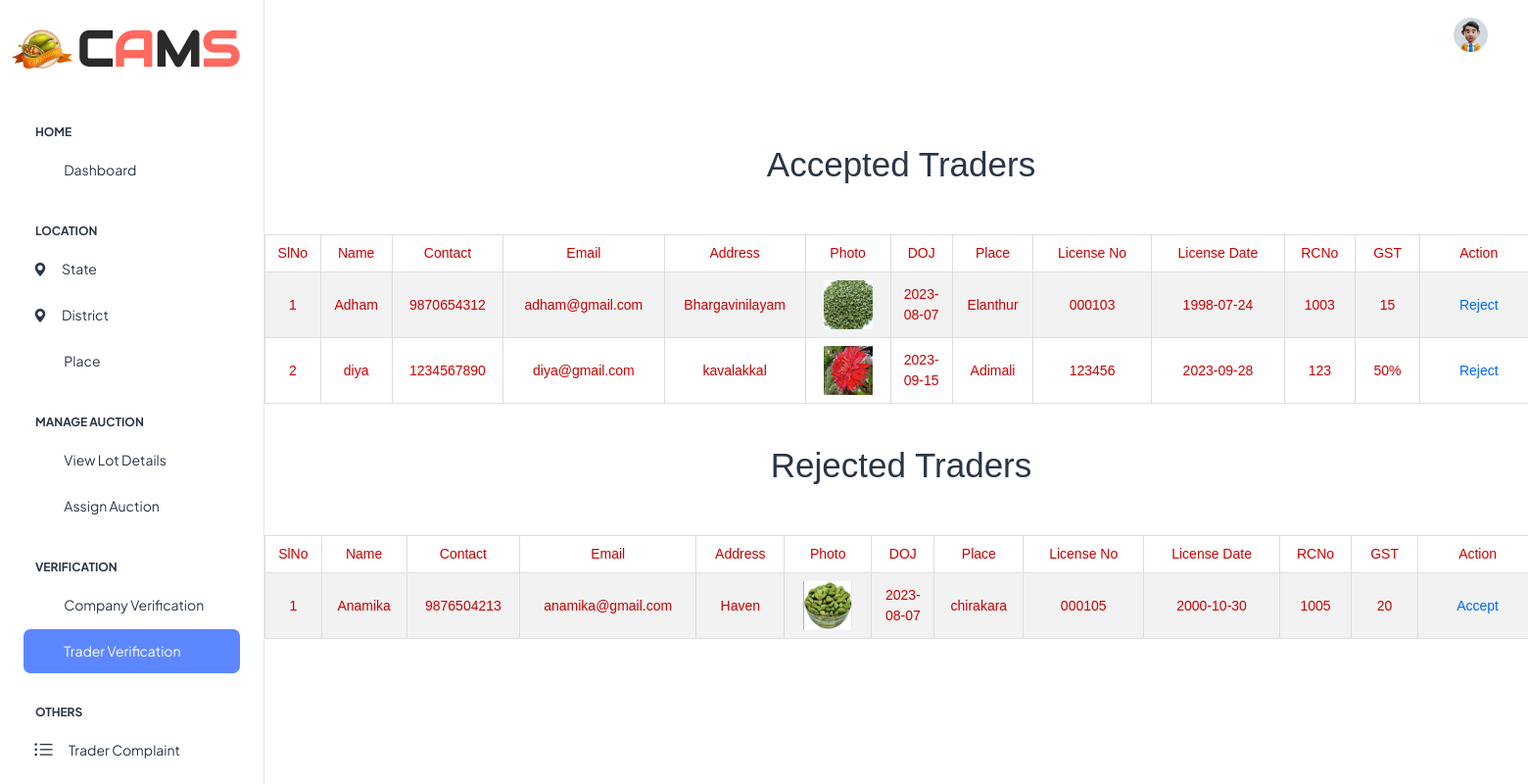
/PROJECT/Admin/TraderVerification.php, run on the app's committed database.
### tables this page shows
CREATE TABLE `tbl_trader` (
  `trader_id` int(11) NOT NULL,
  `trader_name` varchar(50) NOT NULL,
  `trader_contact` varchar(10) NOT NULL,
  `trader_email` varchar(50) NOT NULL,
  `trader_password` varchar(20) NOT NULL,
  `trader_address` varchar(50) NOT NULL,
  `trader_photo` varchar(150) NOT NULL,
  `trader_v_status` varchar(50) NOT NULL DEFAULT '0',
  `trader_doj` varchar(50) NOT NULL,
  `place_id` int(11) NOT NULL,
  `trader_licenseno` varchar(50) NOT NULL,
  `trader_license_date` varchar(50) NOT NULL,
  `trader_rc` varchar(30) NOT NULL,
  `trader_gst` varchar(30) NOT NULL
);

CREATE TABLE `tbl_place` (
  `place_id` int(11) NOT NULL,
  `place_name` varchar(50) NOT NULL,
  `place_pincode` varchar(10) NOT NULL,
  `district_id` int(11) NOT NULL
);

### PROJECT/Admin/TraderVerification.php (the view, shortened to what this page needs)
<?php
include("../Assets/Connection/Connection.php");
	?>
<!DOCTYPE html PUBLIC "-//W3C//DTD XHTML 1.0 Transitional//EN" "http://www.w3.org/TR/xhtml1/DTD/xhtml1-transitional.dtd">
<html xmlns="http://www.w3.org/1999/xhtml">
<head>
</head>
<body>
<?php
include("Head.php");
?>
<div id="tab">
<br/><br/><br/><br/><br/>
<br/><br/>
<?php
$i=0;
$selQry="select * from tbl_trader t inner join tbl_place p on t.place_id=p.place_id where t.trader_v_status = 1";
$result=$conn->query($selQry);
if($result->num_rows>0)
{
?>
<h1 align="center">Accepted Traders</h1>
<br/><br/>
<table width="1300" align="center" border="1">
  <tr>
    <td width="47">SlNo</td>
    <td width="55">Name</td>
    <td width="70">Contact</td>
    <td width="49">Email</td>
    <td width="74">Address</td>
    <td width="73">Photo</td>
    <td width="43">DOJ</td>
    <td width="49">Place</td>
    <td width="101">License No</td>
    <td width="114">License Date</td>
    <td width="60">RCNo</td>
    <td width="56">GST</td>
    <td width="100">Action</td>
  </tr>
  <?php
  while($row=$result->fetch_assoc())
  {
  $i++;
  ?>
  <tr>
    <td><?php echo $i ?></td>
    <td><?php echo $row['trader_name'] ?></td>
    <td><?php echo $row['trader_contact'] ?></td>
    <td><?php echo $row['trader_email'] ?></td>
    <td><?php echo $row['trader_address'] ?></td>
    <td><img src="../Assets/Files/Traderphoto/<?php echo $row['trader_photo'] ?>" height="50px" width="50px" /></td>
    <td><?php echo $row['trader_doj'] ?></td>
    <td><?php echo $row['place_name'] ?></td>
    <td><?php echo $row['trader_licenseno'] ?></td>
    <td><?php echo $row['trader_license_date'] ?></td>
    <td><?php echo $row['trader_rc'] ?></td>
    <td><?php echo $row['trader_gst'] ?></td>
    <td><a href="TraderVerification.php?rid=<?php echo $row['trader_id'] ?>">Reject</a></td>
  </tr>
  <?php
  }
  ?>
</table>
<?php
}
?>
<br/><br/>
<?php
$i=0;
$selQry="select * from tbl_trader t inner join tbl_place p on t.place_id=p.place_id where t.trader_v_status  = 2 ";
$result=$conn->query($selQry);
if($result->num_rows>0)
{
?>
<h1 align="center">Rejected Traders</h1>
<br/><br/>
<table width="1300" align="center" border="1">
  <tr>
    <td width="47">SlNo</td>
    <td width="55">Name</td>
    <td width="70">Contact</td>
    <td width="49">Email</td>
    <td width="74">Address</td>
    <td width="73">Photo</td>
    <td width="43">DOJ</td>
    <td width="49">Place</td>
    <td width="101">License No</td>
    <td width="114">License Date</td>
    <td width="60">RCNo</td>
    <td width="56">GST</td>
    <td width="100">Action</td>
  </tr>
  <?php
  while($row=$result->fetch_assoc())
  {
  $i++;
  ?>
  <tr>
    <td><?php echo $i ?></td>
    <td><?php echo $row['trader_name'] ?></td>
    <td><?php echo $row['trader_contact'] ?></td>
    <td><?php echo $row['trader_email'] ?></td>
    <td><?php echo $row['trader_address'] ?></td>
    <td><img src="../Assets/Files/Traderphoto/<?php echo $row['trader_photo'] ?>" height="50px" width="50px" /></td>
    <td><?php echo $row['trader_doj'] ?></td>
    <td><?php echo $row['place_name'] ?></td>
    <td><?php echo $row['trader_licenseno'] ?></td>
    <td><?php echo $row['trader_license_date'] ?></td>
    <td><?php echo $row['trader_rc'] ?></td>
    <td><?php echo $row['trader_gst'] ?></td>
    <td><a href="TraderVerification.php?aid=<?php echo $row['trader_id'] ?>">Accept</a></td>
  </tr>
  <?php
  }
  ?>
</table>
<?php
}
include("Foot.php");
?>
</body>
</html>

### PROJECT/Assets/Template/form.css (style rules this page uses)
#tab { font-family: 'Trebuchet MS', Arial, Helvetica, sans-serif; border-collapse: collapse; width: 100%; display: grid; }
#tab td, #tab th { border: 1px solid #ddd; padding: 8px; color: #c00; text-align: center; }
#tab a { color: #06f; }
#tab tr:nth-child(even) { background-color: #f2f2f2; }

### data on the page
tbl_trader: trader_name "Adham", trader_contact "9870654312", trader_email "adham@gmail.com", trader_address "Bhargavinilayam", trader_photo (picture), trader_doj "2023-08-07", place.place_name "Elanthur", trader_licenseno "000103", trader_license_date "1998-07-24", trader_rc "1003", trader_gst "15"
tbl_trader: trader_name "diya", trader_contact "1234567890", trader_email "diya@gmail.com", trader_address "kavalakkal", trader_photo (picture), trader_doj "2023-09-15", place.place_name "Adimali", trader_licenseno "123456", trader_license_date "2023-09-28", trader_rc "123", trader_gst "50%"
tbl_trader: trader_name "Anamika", trader_contact "9876504213", trader_email "anamika@gmail.com", trader_address "Haven", trader_photo (picture), trader_doj "2023-08-07", place.place_name "chirakara", trader_licenseno "000105", trader_license_date "2000-10-30", trader_rc "1005", trader_gst "20"
